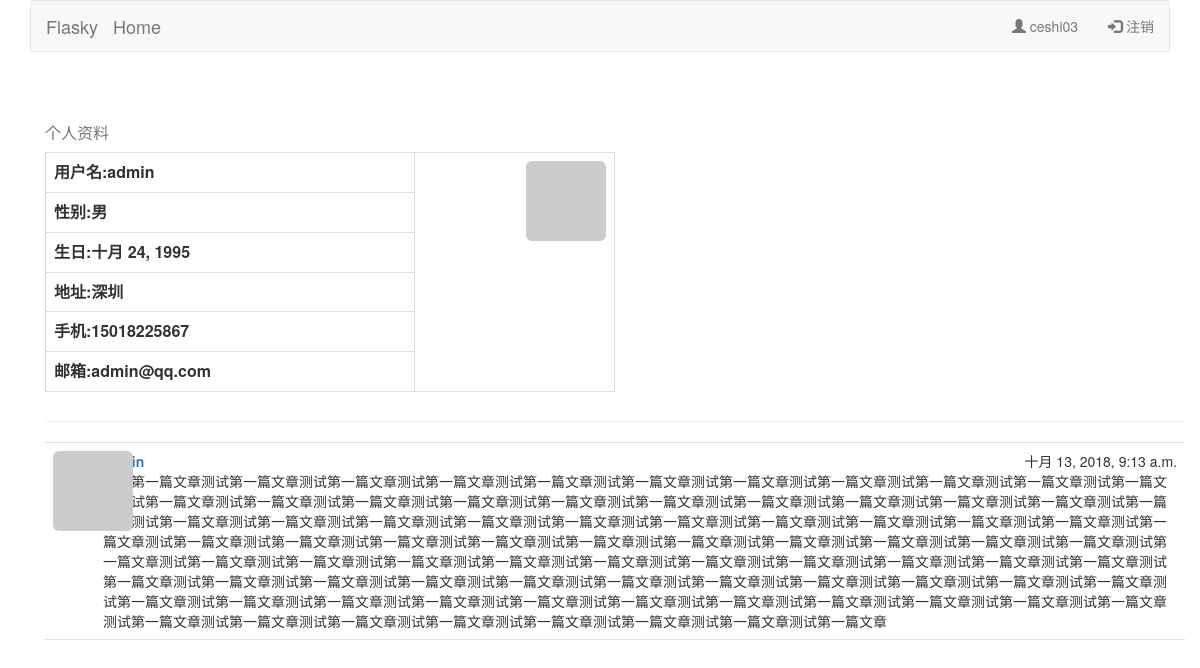
Page /user/admin/ (signed in) on the earlier database version.
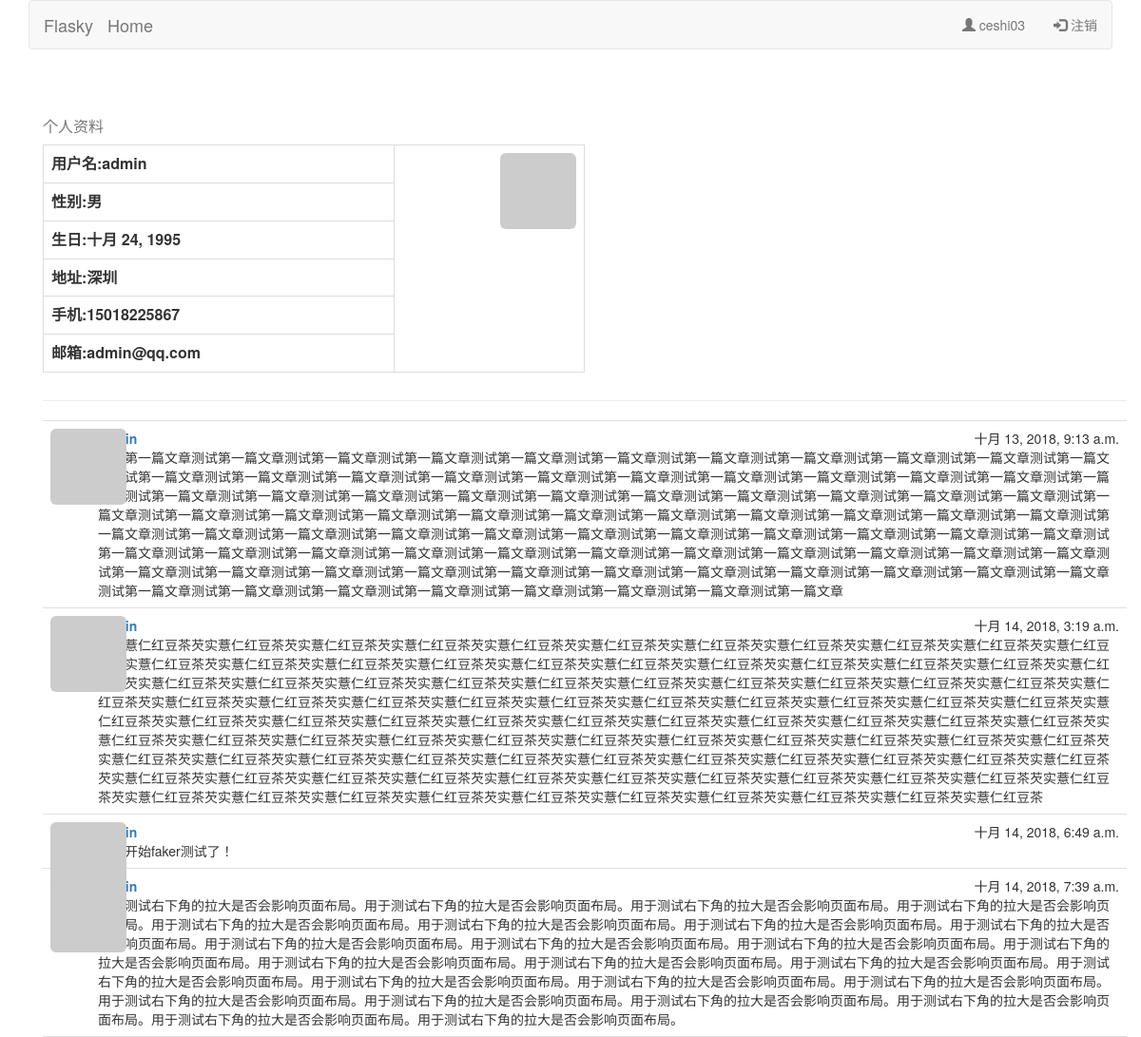
Same page on the later database version.
### blog/models.py (models this page shows, shortened)
class Blog_Articles(models.Model):
    title = models.CharField(max_length=80, blank=False, verbose_name='标题')
    body = models.TextField(blank=False, verbose_name='内容')
    create_time = models.DateTimeField(default=datetime.now, verbose_name='创建时间')
    author = models.ForeignKey(User, on_delete=models.CASCADE, verbose_name='作者')
    objects = models.Manager()
    class Meta:
        verbose_name = '文章'
        verbose_name_plural = verbose_name

### blog/views.py (the view)
# urls.py: path('user/<str:username>/', views.user, name='user'), # 这个最好验证一下只有登录用户才能进的路由
@login_required(login_url='login')
def user(request, username):
	user = User.objects.get(username=username)
	posts = Blog_Articles.objects.filter(author=user)
	return render(request, 'blog/user.html', {'user': user,'posts':posts})

### blog/models.py (called while the page is built)
    def __str__(self):
        return self.username

    def gravatar(self, size=256, default='identicon', rating='g'):
        if HttpRequest.is_secure:
            url = 'https://secure.gravatar.com/avatar'
        else:
            url = 'http://www.gravatar.com/avatar'
        hash = self.avatar_hash or self.gravatar_hash()
        return '{url}/{hash}?s={size}&d={default}&r={rating}'.format(
            url=url, hash=hash, size=size, default=default, rating=rating
        )

    def index_gravatar(self, size=40, default='identicon', rating='g'):
        if HttpRequest.is_secure:
            url = 'https://secure.gravatar.com/avatar'
        else:
            url = 'http://www.gravatar.com/avatar'
        hash = self.avatar_hash or self.gravatar_hash()
        return '{url}/{hash}?s={size}&d={default}&r={rating}'.format(
            url=url, hash=hash, size=size, default=default, rating=rating
        )

### blog/templates/blog/user.html (shortened to what this page needs)
{% extends "blog/base.html" %}
{% block page_content %}
<div class="container">
    <div class="page-header">
            <table class="table table-hover table-bordered" style="width: 50%" border="1">
        <caption>个人资料</caption>
        <tbody>
            <tr>
                <th>用户名:{{ user.username }}</td>
                <td rowspan="6" align="right" style="width: 200px;height: 200px"><img class="img-rounded" src="{{ user.gravatar }}"></td>
            </tr>
            <tr>
                <th>性别:{% if user.gender == 1 %}男{% else %}女{% endif %}</td>
            </tr>
            <tr>
                <th>生日:{% if user.birthday == None %}暂未设置{% else %}{{ user.birthday }}{% endif %}</td>
            </tr>
            <tr>
                <th>地址:{% if user.adder == None %}暂未设置{% else %}{{ user.adder }}{% endif %}</td>
            </tr>
            <tr>
                <th>手机:{% if user.phone == None %}暂未设置{% else %}{{ user.phone }}{% endif %}</td>
            </tr>
            <tr>
                <th>邮箱:{{ user.email }}</td>
            </tr>
        </tbody>
    </table>
    </div>
    <ul class="posts">
    {% for post in posts %}
    <li class="post">
        <div class="profile-thumbnail">
            <a href="/user/{{ post.author }}">
                <img class="img-rounded profile-thumbnail"
                    src="{{ post.author.index_gravatar }}">
            </a>
        </div>
        <div class="post-date">{{ post.create_time }}</div>
        <div class="post-author">
            <a href="/user/{{ post.author }}">
            </a>
        </div>
        <div class="post-body">{{ post.body }}</div>
     </li>
    {% endfor %}
</ul>
</div>
{% endblock %}

Differences in the rows shown:
added Blog_Articles: create_time "十月 14, 2018, 3:19 a.m.", body "芡实薏仁红豆茶芡实薏仁红豆茶芡实薏仁红豆茶芡实薏仁红豆茶芡实薏仁红豆茶芡实薏仁红豆茶芡实薏仁红豆茶芡实薏仁红豆茶芡实薏仁红豆茶芡实薏仁红豆茶芡实薏仁红豆茶芡实薏仁红豆茶芡实薏仁红豆茶芡实薏仁红豆茶芡实薏仁红豆茶芡实薏仁红豆茶芡实薏仁红豆茶芡实薏仁红豆茶芡实薏仁红豆茶芡实薏仁红豆茶芡实薏仁红豆茶芡实薏仁红豆茶芡实薏仁红豆茶芡实薏仁红豆茶芡实薏仁红豆茶芡实薏仁红豆茶芡实薏仁红豆茶芡实薏仁红豆茶芡实薏仁红豆茶芡实薏仁红豆茶芡实薏仁红豆茶芡实薏仁红豆茶芡实薏仁红豆茶芡实薏仁红豆茶芡实薏仁红豆茶芡实薏仁红豆茶芡实薏仁红豆茶芡实薏仁红豆茶芡实薏仁红豆茶芡实薏仁红豆茶芡实薏仁红豆茶芡实薏仁红豆茶芡实薏仁红豆茶芡实薏仁红豆茶芡实薏仁红豆茶芡实薏仁红豆茶芡实薏仁红豆茶芡实薏仁红豆茶芡实薏仁红豆茶芡实薏仁红豆茶芡实薏仁红豆茶芡实薏仁红豆茶芡实薏仁红豆茶芡实薏仁红豆茶芡实薏仁红豆茶芡实薏仁红豆茶芡实薏仁红豆茶芡实薏仁红豆茶芡实薏仁红豆茶芡实薏仁红豆茶芡实薏仁红豆茶芡实薏仁红豆茶芡实薏仁红豆茶芡实薏仁红豆茶芡实薏仁红豆茶芡实薏仁红豆茶芡实薏仁红豆茶芡实薏仁红豆茶芡实薏仁红豆茶芡实薏仁红豆茶芡实薏仁红豆茶芡实薏仁红豆茶芡实薏仁红豆茶芡实薏仁红豆茶芡实薏仁红豆茶芡实薏仁红豆茶芡实薏仁红豆茶芡实薏仁红豆茶芡实薏仁红豆茶芡实薏仁红豆茶芡实薏仁红豆茶芡实薏仁红豆茶芡实薏仁红豆茶芡实薏仁红豆茶芡实薏仁红豆茶芡实薏仁红豆茶芡实薏仁红豆茶芡实薏仁红豆茶芡实薏仁红豆茶芡实薏仁红豆茶芡实薏仁红豆茶芡实薏仁红豆茶芡实薏仁红豆茶芡实薏仁红豆茶芡实薏仁红豆茶芡实薏仁红豆茶芡实薏仁红豆茶"
added Blog_Articles: create_time "十月 14, 2018, 6:49 a.m.", body "准备开始faker测试了！"
added Blog_Articles: create_time "十月 14, 2018, 7:39 a.m.", body "用于测试右下角的拉大是否会影响页面布局。用于测试右下角的拉大是否会影响页面布局。用于测试右下角的拉大是否会影响页面布局。用于测试右下角的拉大是否会影响页面布局。用于测试右下角的拉大是否会影响页面布局。用于测试右下角的拉大是否会影响页面布局。用于测试右下角的拉大是否会影响页面布局。用于测试右下角的拉大是否会影响页面布局。用于测试右下角的拉大是否会影响页面布局。用于测试右下角的拉大是否会影响页面布局。用于测试右下角的拉大是否会影响页面布局。用于测试右下角的拉大是否会影响页面布局。用于测试右下角的拉大是否会影响页面布局。用于测试右下角的拉大是否会影响页面布局。用于测试右下角的拉大是否会影响页面布局。用于测试右下角的拉大是否会影响页面布局。用于测试右下角的拉大是否会影响页面布局。用于测试右下角的拉大是否会影响页面布局。用于测试右下角的拉大是否会影响页面布局。用于测试右下角的拉大是否会影响页面布局。用于测试右下角的拉大是否会影响页面布局。用于测试右下角的拉大是否会影响页面布局。用于测试右下角的拉大是否会影响页面布局。用于测试右下角的拉大是否会影响页面布局。用于测试右下角的拉大是否会影响页面布局。"
